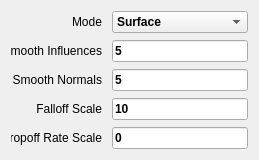
                         <widget class="QWidget" name="proximityWrapPag" native="true">
                          <layout class="QVBoxLayout" name="verticalLayout_20">
                           <property name="spacing">
                            <number>7</number>
                           </property>
                           <item>
                            <widget class="QWidget" name="horizontalWidget_38" native="true">
                             <layout class="QHBoxLayout" name="horizontalLayout_51">
                              <property name="spacing">
                               <number>10</number>
                              </property>
                              <property name="leftMargin">
                               <number>0</number>
                              </property>
                              <property name="topMargin">
                               <number>0</number>
                              </property>
                              <property name="rightMargin">
                               <number>0</number>
                              </property>
                              <property name="bottomMargin">
                               <number>0</number>
                              </property>
                              <item>
                               <widget class="QLabel" name="label_33">
                                <property name="sizePolicy">
                                 <sizepolicy hsizetype="MinimumExpanding" vsizetype="Preferred">
                                  <horstretch>50</horstretch>
                                  <verstretch>0</verstretch>
                                 </sizepolicy>
                                </property>
                                <property name="minimumSize">
                                 <size>
                                  <width>80</width>
                                  <height>0</height>
                                 </size>
                                </property>
                                <property name="text">
                                 <string>Mode</string>
                                </property>
                                <property name="alignment">
                                 <set>Qt::AlignRight|Qt::AlignTrailing|Qt::AlignVCenter</set>
                                </property>
                               </widget>
                              </item>
                              <item>
                               <widget class="QComboBox" name="proximityModeComboBox">
                                <property name="sizePolicy">
                                 <sizepolicy hsizetype="Expanding" vsizetype="Preferred">
                                  <horstretch>75</horstretch>
                                  <verstretch>0</verstretch>
                                 </sizepolicy>
                                </property>
                                <property name="minimumSize">
                                 <size>
                                  <width>50</width>
                                  <height>0</height>
                                 </size>
                                </property>
                                <property name="font">
                                 <font>
                                  <weight>75</weight>
                                  <bold>true</bold>
                                  <stylestrategy>PreferDefault</stylestrategy>
                                  <kerning>true</kerning>
                                 </font>
                                </property>
                                <property name="mouseTracking">
                                 <bool>false</bool>
                                </property>
                                <property name="currentIndex">
                                 <number>1</number>
                                </property>
                                <item>
                                 <property name="text">
                                  <string>Offset</string>
                                 </property>
                                </item>
                                <item>
                                 <property name="text">
                                  <string>Surface</string>
                                 </property>
                                </item>
                               </widget>
                              </item>
                             </layout>
                            </widget>
                           </item>
                           <item>
                            <widget class="QWidget" name="horizontalWidget_39" native="true">
                             <layout class="QHBoxLayout" name="horizontalLayout_52">
                              <property name="spacing">
                               <number>10</number>
                              </property>
                              <property name="leftMargin">
                               <number>0</number>
                              </property>
                              <property name="topMargin">
                               <number>0</number>
                              </property>
                              <property name="rightMargin">
                               <number>0</number>
                              </property>
                              <property name="bottomMargin">
                               <number>0</number>
                              </property>
                              <item>
                               <widget class="QLabel" name="label_34">
                                <property name="sizePolicy">
                                 <sizepolicy hsizetype="MinimumExpanding" vsizetype="Preferred">
                                  <horstretch>50</horstretch>
                                  <verstretch>0</verstretch>
                                 </sizepolicy>
                                </property>
                                <property name="minimumSize">
                                 <size>
                                  <width>80</width>
                                  <height>0</height>
                                 </size>
                                </property>
                                <property name="text">
                                 <string>Smooth Influences</string>
                                </property>
                                <property name="alignment">
                                 <set>Qt::AlignRight|Qt::AlignTrailing|Qt::AlignVCenter</set>
                                </property>
                               </widget>
                              </item>
                              <item>
                               <widget class="DragLineEdit" name="smoothInfluencesLineEdit">
                                <property name="sizePolicy">
                                 <sizepolicy hsizetype="Expanding" vsizetype="Preferred">
                                  <horstretch>75</horstretch>
                                  <verstretch>0</verstretch>
                                 </sizepolicy>
                                </property>
                                <property name="minimumSize">
                                 <size>
                                  <width>50</width>
                                  <height>0</height>
                                 </size>
                                </property>
                                <property name="maximumSize">
                                 <size>
                                  <width>16777215</width>
                                  <height>16777215</height>
                                 </size>
                                </property>
                                <property name="font">
                                 <font>
                                  <weight>75</weight>
                                  <bold>true</bold>
                                  <stylestrategy>PreferDefault</stylestrategy>
                                  <kerning>true</kerning>
                                 </font>
                                </property>
                                <property name="mouseTracking">
                                 <bool>false</bool>
                                </property>
                                <property name="inputMask">
                                 <string/>
                                </property>
                                <property name="text">
                                 <string>5</string>
                                </property>
                                <property name="echoMode">
                                 <enum>QLineEdit::Normal</enum>
                                </property>
                               </widget>
                              </item>
                             </layout>
                            </widget>
                           </item>
                           <item>
                            <widget class="QWidget" name="horizontalWidget_40" native="true">
                             <layout class="QHBoxLayout" name="horizontalLayout_53">
                              <property name="spacing">
                               <number>10</number>
                              </property>
                              <property name="leftMargin">
                               <number>0</number>
                              </property>
                              <property name="topMargin">
                               <number>0</number>
                              </property>
                              <property name="rightMargin">
                               <number>0</number>
                              </property>
                              <property name="bottomMargin">
                               <number>0</number>
                              </property>
                              <item>
                               <widget class="QLabel" name="label_35">
                                <property name="sizePolicy">
                                 <sizepolicy hsizetype="MinimumExpanding" vsizetype="Preferred">
                                  <horstretch>50</horstretch>
                                  <verstretch>0</verstretch>
                                 </sizepolicy>
                                </property>
                                <property name="minimumSize">
                                 <size>
                                  <width>80</width>
                                  <height>0</height>
                                 </size>
                                </property>
                                <property name="text">
                                 <string>Smooth Normals</string>
                                </property>
                                <property name="alignment">
                                 <set>Qt::AlignRight|Qt::AlignTrailing|Qt::AlignVCenter</set>
                                </property>
                               </widget>
                              </item>
                              <item>
                               <widget class="DragLineEdit" name="smoothNormalLineEdit">
                                <property name="sizePolicy">
                                 <sizepolicy hsizetype="Expanding" vsizetype="Preferred">
                                  <horstretch>75</horstretch>
                                  <verstretch>0</verstretch>
                                 </sizepolicy>
                                </property>
                                <property name="minimumSize">
                                 <size>
                                  <width>50</width>
                                  <height>0</height>
                                 </size>
                                </property>
                                <property name="maximumSize">
                                 <size>
                                  <width>16777215</width>
                                  <height>16777215</height>
                                 </size>
                                </property>
                                <property name="font">
                                 <font>
                                  <weight>75</weight>
                                  <bold>true</bold>
                                  <stylestrategy>PreferDefault</stylestrategy>
                                  <kerning>true</kerning>
                                 </font>
                                </property>
                                <property name="mouseTracking">
                                 <bool>false</bool>
                                </property>
                                <property name="inputMask">
                                 <string/>
                                </property>
                                <property name="text">
                                 <string>5</string>
                                </property>
                                <property name="echoMode">
                                 <enum>QLineEdit::Normal</enum>
                                </property>
                               </widget>
                              </item>
                             </layout>
                            </widget>
                           </item>
                           <item>
                            <widget class="QWidget" name="horizontalWidget_42" native="true">
                             <layout class="QHBoxLayout" name="horizontalLayout_54">
                              <property name="spacing">
                               <number>10</number>
                              </property>
                              <property name="leftMargin">
                               <number>0</number>
                              </property>
                              <property name="topMargin">
                               <number>0</number>
                              </property>
                              <property name="rightMargin">
                               <number>0</number>
                              </property>
                              <property name="bottomMargin">
                               <number>0</number>
                              </property>
                              <item>
                               <widget class="QLabel" name="label_8">
                                <property name="sizePolicy">
                                 <sizepolicy hsizetype="MinimumExpanding" vsizetype="Preferred">
                                  <horstretch>50</horstretch>
                                  <verstretch>0</verstretch>
                                 </sizepolicy>
                                </property>
                                <property name="minimumSize">
                                 <size>
                                  <width>80</width>
                                  <height>0</height>
                                 </size>
                                </property>
                                <property name="text">
                                 <string>Falloff Scale</string>
                                </property>
                                <property name="alignment">
                                 <set>Qt::AlignRight|Qt::AlignTrailing|Qt::AlignVCenter</set>
                                </property>
                               </widget>
                              </item>
                              <item>
                               <widget class="DragLineEdit" name="falloffScaleLineEdit">
                                <property name="sizePolicy">
                                 <sizepolicy hsizetype="Expanding" vsizetype="Preferred">
                                  <horstretch>75</horstretch>
                                  <verstretch>0</verstretch>
                                 </sizepolicy>
                                </property>
                                <property name="minimumSize">
                                 <size>
                                  <width>50</width>
                                  <height>0</height>
                                 </size>
                                </property>
                                <property name="maximumSize">
                                 <size>
                                  <width>16777215</width>
                                  <height>16777215</height>
                                 </size>
                                </property>
                                <property name="font">
                                 <font>
                                  <weight>75</weight>
                                  <bold>true</bold>
                                  <stylestrategy>PreferDefault</stylestrategy>
                                  <kerning>true</kerning>
                                 </font>
                                </property>
                                <property name="mouseTracking">
                                 <bool>false</bool>
                                </property>
                                <property name="inputMask">
                                 <string/>
                                </property>
                                <property name="text">
                                 <string>10</string>
                                </property>
                                <property name="echoMode">
                                 <enum>QLineEdit::Normal</enum>
                                </property>
                               </widget>
                              </item>
                             </layout>
                            </widget>
                           </item>
                           <item>
                            <widget class="QWidget" name="horizontalWidget_43" native="true">
                             <layout class="QHBoxLayout" name="horizontalLayout_55">
                              <property name="spacing">
                               <number>10</number>
                              </property>
                              <property name="leftMargin">
                               <number>0</number>
                              </property>
                              <property name="topMargin">
                               <number>0</number>
                              </property>
                              <property name="rightMargin">
                               <number>0</number>
                              </property>
                              <property name="bottomMargin">
                               <number>0</number>
                              </property>
                              <item>
                               <widget class="QLabel" name="label_37">
                                <property name="sizePolicy">
                                 <sizepolicy hsizetype="MinimumExpanding" vsizetype="Preferred">
                                  <horstretch>50</horstretch>
                                  <verstretch>0</verstretch>
                                 </sizepolicy>
                                </property>
                                <property name="minimumSize">
                                 <size>
                                  <width>80</width>
                                  <height>0</height>
                                 </size>
                                </property>
                                <property name="text">
                                 <string>Dropoff Rate Scale</string>
                                </property>
                                <property name="alignment">
                                 <set>Qt::AlignRight|Qt::AlignTrailing|Qt::AlignVCenter</set>
                                </property>
                               </widget>
                              </item>
                              <item>
                               <widget class="DragLineEdit" name="dropoffScaleLineEdit">
                                <property name="sizePolicy">
                                 <sizepolicy hsizetype="Expanding" vsizetype="Preferred">
                                  <horstretch>75</horstretch>
                                  <verstretch>0</verstretch>
                                 </sizepolicy>
                                </property>
                                <property name="minimumSize">
                                 <size>
                                  <width>50</width>
                                  <height>0</height>
                                 </size>
                                </property>
                                <property name="maximumSize">
                                 <size>
                                  <width>16777215</width>
                                  <height>16777215</height>
                                 </size>
                                </property>
                                <property name="font">
                                 <font>
                                  <weight>75</weight>
                                  <bold>true</bold>
                                  <stylestrategy>PreferDefault</stylestrategy>
                                  <kerning>true</kerning>
                                 </font>
                                </property>
                                <property name="mouseTracking">
                                 <bool>false</bool>
                                </property>
                                <property name="inputMask">
                                 <string/>
                                </property>
                                <property name="text">
                                 <string>0</string>
                                </property>
                                <property name="echoMode">
                                 <enum>QLineEdit::Normal</enum>
                                </property>
                               </widget>
                              </item>
                             </layout>
                            </widget>
                           </item>
                          </layout>
                         </widget>
